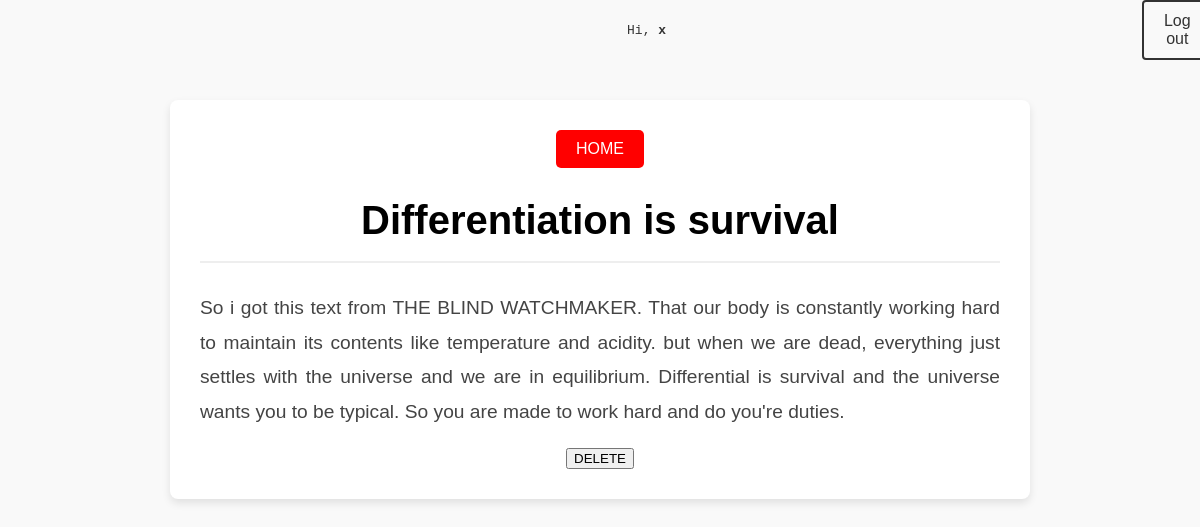
Screenshot of /blogs/blog/differentiation-is-survival (signed in) with the database file from the repository.
### blogapp/models.py (models this page shows, shortened)
class BlogEntry(models.Model):
    title = models.CharField(max_length=100)
    author = models.ForeignKey('auth.User', on_delete=models.CASCADE)
    particular = models.TextField()
    date = models.DateField(auto_now_add=True)
    blog = models.Manager()
    slug = models.SlugField(blank=True)
    class Meta:
        verbose_name_plural = 'Blog Enteries'

### blogapp/views.py (the view)
# urls.py: path('blog/<slug:slug>', Detail.as_view(), name='detail'),
class Detail(LoginRequired, DetailView):
    model = BlogEntry
    template_name = 'one.html'
    context_object_name = 'one'
    def get_queryset(self):
        queryset = super().get_queryset()
        return queryset.filter(author=self.request.user)

### blogapp/mixins.py (called while the page is built)
    def dispatch(self, request, *args, **kwargs):
        if not request.user.is_authenticated:
            return PermissionDenied("You are not allowed to view this page")
        return super().dispatch(request, *args, **kwargs)

### templates/one.html (shortened to what this page needs)
{% extends 'base.html' %}
{% block content %}
<div class="detail-container">
    <header class="detail-header">
        <form action="{% url 'main' %}">
            <button type="submit" class="homebutton">HOME</button>
        </form>
        <h1 class="detail-title">{{ one.title }}</h1>
        <hr class="detail-divider">
    </header>
    <section class="detail-content">
        <p>{{ one.particular }}</p>
    </section>
    <form action='{% url 'delete' one.slug %}' method='POST'>
        <button type='submit' class='deletebutton'>DELETE</button>
    </form>
</div>
{% endblock %}

### templates/base.html (shortened to what this page needs)
<!DOCTYPE html>
{% load static %}
<html lang="en">
<head>
    <link href="{% static 'css/style.css' %}" rel="stylesheet" >
</head>
<body>
    <div class='logins'>
        {% if user.is_authenticated %}
            <pre>                                                                                  Hi, <strong>{{ user.username }}                                                             </strong></pre>
            <form method="post" action="{% url 'logout' %}">
                <button type="submit" class='logout'>Log out</button>
            </form>
        {% else %}
            <a href='{% url 'login' %}'>Log in</a>
        {% endif %}
    </div>
    {% block content %}
    {% endblock %}
</body>
</html>

### static/css/style.css (style rules this page uses)
body { font-family: "Arial", sans-serif; background-color: #f9f9f9; color: #333; margin: 0; padding: 0; }
.detail-container { max-width: 800px; margin: 40px auto; padding: 30px; background-color: #fff; box-shadow: 0 4px 8px rgba(0, 0, 0, 0.1); border-radius: 8px; text-align: center; }
.detail-header { display: flex; flex-direction: column; align-items: center; margin-bottom: 20px; }
.detail-title { font-size: 2.5rem; color: #000000; margin: 10px 0; }
.detail-divider { border: 0; height: 2px; background: #eee; width: 100%; }
.detail-content p { font-size: 1.2rem; line-height: 1.8; color: #444; text-align: justify; }
.homebutton { background-color: #ff0000; color: white; border: none; padding: 10px 20px; font-size: 1rem; cursor: pointer; border-radius: 5px; margin-bottom: 20px; }
.logins { display: flex; width: 100%; justify-content: center; align-items: center; }
.logout { background-color: transparent; color: #333; border: 2px solid #333; padding: 10px 20px; border-radius: 4px; font-size: 16px; cursor: pointer; }

### rows the page displays
BlogEntry: title "Differentiation is survival", particular "So i got this text from THE BLIND WATCHMAKER. That our body is constantly working hard to maintain its contents like temperature and acidity. but when we are dead, everything just settles with the universe and we are in equilibrium. Differential is survival and the universe wants you to be typical. So you are made to work hard and do you're duties."

### other values shown
{{ user.username }} "x"
